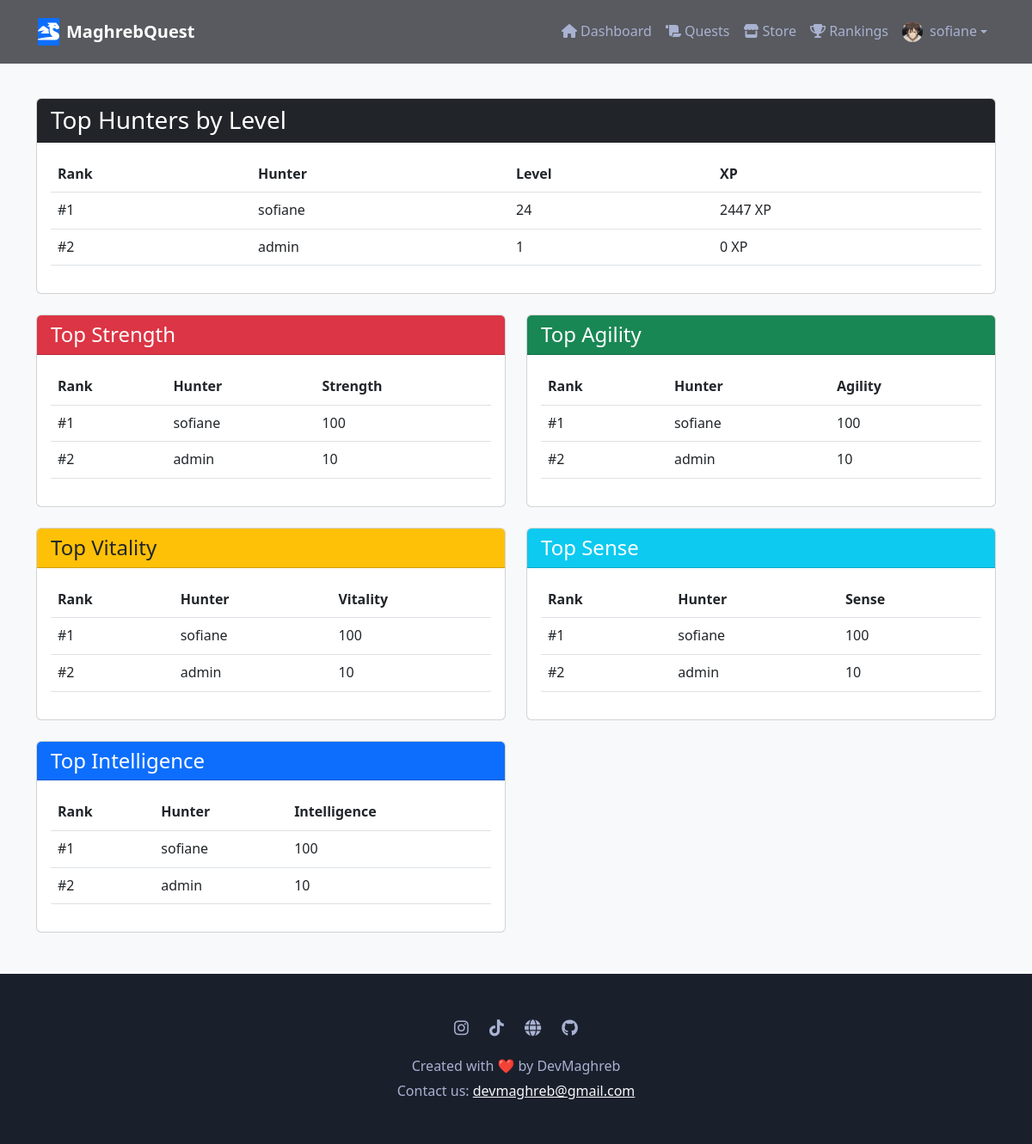
Page /rankings/ (signed in) on the earlier database version.
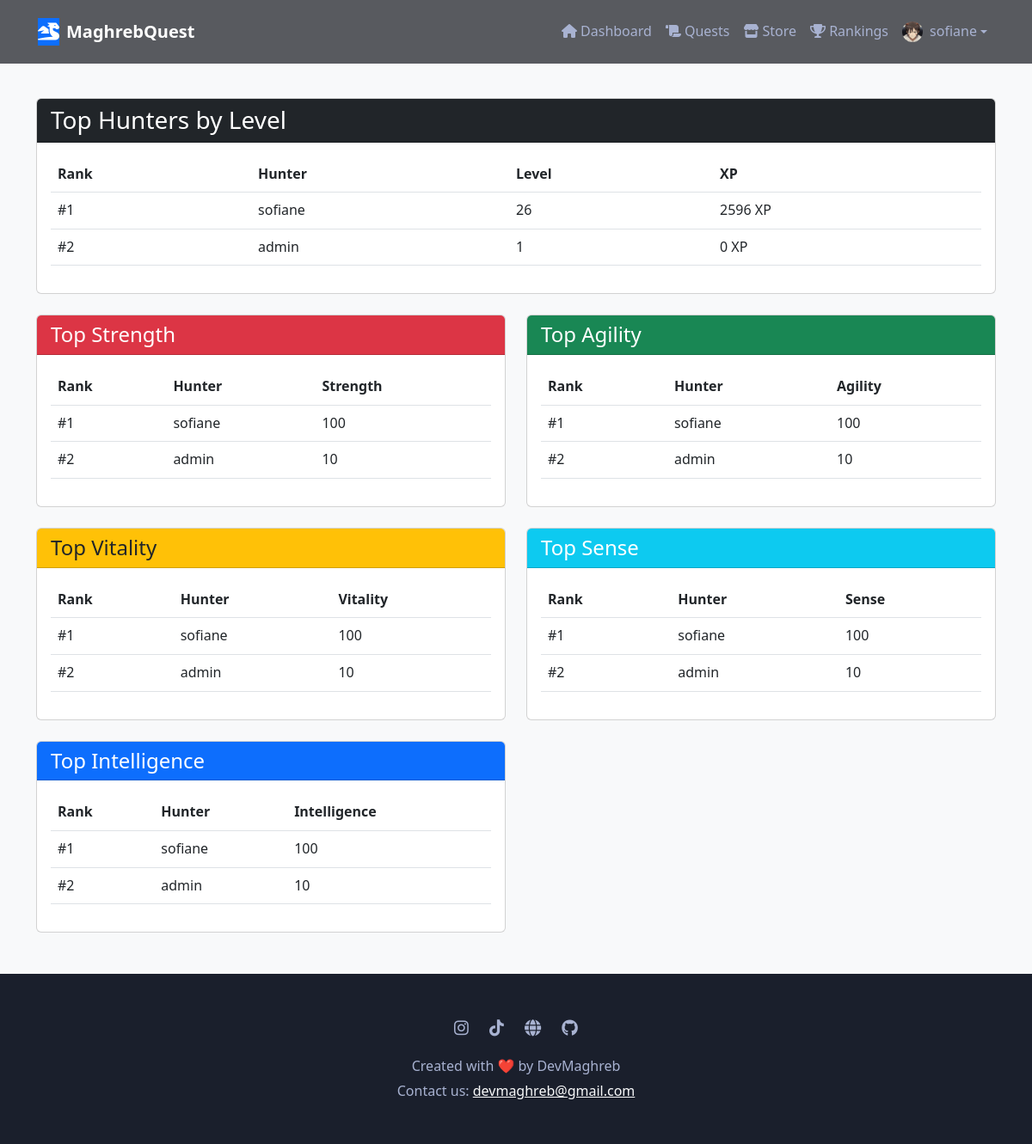
Same page on the later database version.
### core/models.py (models this page shows, shortened)
class UserProfile(models.Model):
    RANK_CHOICES = [
        ('F', 'F-Rank Hunter'),
        ('E', 'E-Rank Hunter'),
        ('D', 'D-Rank Hunter'),
        ('C', 'C-Rank Hunter'),
        ('B', 'B-Rank Hunter'),
        ('A', 'A-Rank Hunter'),
        ('S', 'S-Rank Hunter'),
    ]
    PERSONALITY_CHOICES = [
        ('achiever', 'Achiever'),
        ('explorer', 'Explorer'),
        ('socializer', 'Socializer'),
        ('competitor', 'Competitor'),
    ]
    user = models.OneToOneField(User, on_delete=models.CASCADE)
    name = models.CharField(max_length=100, default='Hunter')
    level = models.IntegerField(default=1)
    experience = models.IntegerField(default=0)
    coins = models.IntegerField(default=100)  # Start with 100 coins
    rank = models.CharField(max_length=1, choices=RANK_CHOICES, default='F', validators=[validate_rank])
    personality_type = models.CharField(max_length=50, blank=True, null=True)
    title = models.CharField(max_length=100, default='Novice Hunter')
    bio = models.TextField(blank=True)
    avatar = models.ImageField(upload_to='avatars/', null=True, blank=True)
    notification_preferences = models.JSONField(default=dict, blank=True, null=True)
    strengths = models.JSONField(default=dict, blank=True, null=True)
    weaknesses = models.JSONField(default=dict, blank=True, null=True)
    daily_quest_limit = models.PositiveIntegerField(default=5)
    last_quest_completion = models.DateTimeField(null=True, blank=True)
    quest_streak = models.PositiveIntegerField(default=0)
    inventory = models.JSONField(default=list, blank=True, null=True)
    strength = models.IntegerField(default=10)
    agility = models.IntegerField(default=10)
    vitality = models.IntegerField(default=10)
    sense = models.IntegerField(default=10)
    intelligence = models.IntegerField(default=10)
    class Meta:
        indexes = [
            models.Index(fields=['rank']),
            models.Index(fields=['level']),
            models.Index(fields=['personality_type']),
        ]

### core/views.py (the view)
# urls.py: path('rankings/', views.rankings, name='rankings'),
@login_required
def rankings(request):
    top_by_level = UserProfile.objects.all().order_by('-level', '-experience')[:10]
    top_by_strength = UserProfile.objects.all().order_by('-strength')[:10]
    top_by_agility = UserProfile.objects.all().order_by('-agility')[:10]
    top_by_vitality = UserProfile.objects.all().order_by('-vitality')[:10]
    top_by_sense = UserProfile.objects.all().order_by('-sense')[:10]
    top_by_intelligence = UserProfile.objects.all().order_by('-intelligence')[:10]
    context = {
        'top_by_level': top_by_level,
        'top_by_strength': top_by_strength,
        'top_by_agility': top_by_agility,
        'top_by_vitality': top_by_vitality,
        'top_by_sense': top_by_sense,
        'top_by_intelligence': top_by_intelligence,
        'active_page': 'rankings'
    }
    return render(request, 'core/rankings.html', context)

### templates/core/rankings.html (shortened to what the changed rows need)
{% extends 'core/base.html' %}
{% load static %}
{% block content %}
<div class="container py-4">
    <div class="card mb-4">
        <div class="card-body">
            <div class="table-responsive">
                <table class="table table-hover">
                    <thead>
                        <tr>
                            <th>Rank</th>
                            <th>Hunter</th>
                            <th>Level</th>
                            <th>XP</th>
                        </tr>
                    </thead>
                    <tbody>
                        {% for profile in top_by_level %}
                        <tr>
                            <td>#{{ forloop.counter }}</td>
                            <td>{{ profile.user.username }}</td>
                            <td>{{ profile.level }}</td>
                            <td>{{ profile.experience }} XP</td>
                        </tr>
                        {% endfor %}
                    </tbody>
                </table>
            </div>
        </div>
    </div>
    <div class="row">
        <div class="col-md-6 mb-4">
            <div class="card h-100">
                <div class="card-body">
                    <div class="table-responsive">
                        <table class="table table-hover">
                            <thead>
                                <tr>
                                    <th>Rank</th>
                                    <th>Hunter</th>
                                    <th>Strength</th>
                                </tr>
                            </thead>
                            <tbody>
                                {% for profile in top_by_strength %}
                                <tr>
                                    <td>#{{ forloop.counter }}</td>
                                    <td>{{ profile.user.username }}</td>
                                    <td>{{ profile.strength }}</td>
                                </tr>
                                {% endfor %}
                            </tbody>
                        </table>
                    </div>
                </div>
            </div>
        </div>
        <div class="col-md-6 mb-4">
            <div class="card h-100">
                <div class="card-body">
                    <div class="table-responsive">
                        <table class="table table-hover">
                            <thead>
                                <tr>
                                    <th>Rank</th>
                                    <th>Hunter</th>
                                    <th>Agility</th>
                                </tr>
                            </thead>
                            <tbody>
                                {% for profile in top_by_agility %}
                                <tr>
                                    <td>#{{ forloop.counter }}</td>
                                    <td>{{ profile.user.username }}</td>
                                    <td>{{ profile.agility }}</td>
                                </tr>
                                {% endfor %}
                            </tbody>
                        </table>
                    </div>
                </div>
            </div>
        </div>
        <div class="col-md-6 mb-4">
            <div class="card h-100">
                <div class="card-body">
                    <div class="table-responsive">
                        <table class="table table-hover">
                            <thead>
                                <tr>
                                    <th>Rank</th>
                                    <th>Hunter</th>
                                    <th>Vitality</th>
                                </tr>
                            </thead>
                            <tbody>
                                {% for profile in top_by_vitality %}
                                <tr>
                                    <td>#{{ forloop.counter }}</td>
                                    <td>{{ profile.user.username }}</td>
                                    <td>{{ profile.vitality }}</td>
                                </tr>
                                {% endfor %}
                            </tbody>
                        </table>
                    </div>
                </div>
            </div>
        </div>
        <div class="col-md-6 mb-4">
            <div class="card h-100">
                <div class="card-body">
                    <div class="table-responsive">
                        <table class="table table-hover">
                            <thead>
                                <tr>
                                    <th>Rank</th>
                                    <th>Hunter</th>
                                    <th>Sense</th>
                                </tr>
                            </thead>
                            <tbody>
                                {% for profile in top_by_sense %}
                                <tr>
                                    <td>#{{ forloop.counter }}</td>
                                    <td>{{ profile.user.username }}</td>
                                    <td>{{ profile.sense }}</td>
                                </tr>
                                {% endfor %}
                            </tbody>
                        </table>
                    </div>
                </div>
            </div>
        </div>
        <div class="col-md-6 mb-4">
            <div class="card h-100">
                <div class="card-body">
                    <div class="table-responsive">
                        <table class="table table-hover">
                            <thead>
                                <tr>
                                    <th>Rank</th>
                                    <th>Hunter</th>
                                    <th>Intelligence</th>
                                </tr>
                            </thead>
                            <tbody>
                                {% for profile in top_by_intelligence %}
                                <tr>
                                    <td>#{{ forloop.counter }}</td>
                                    <td>{{ profile.user.username }}</td>
                                    <td>{{ profile.intelligence }}</td>
                                </tr>
                                {% endfor %}
                            </tbody>
                        </table>
                    </div>
                </div>
            </div>
        </div>
    </div>
</div>
{% endblock %}

Differences in the rows shown:
changed UserProfile "sofiane": level "24" → "26"; experience "2447" → "2596"
